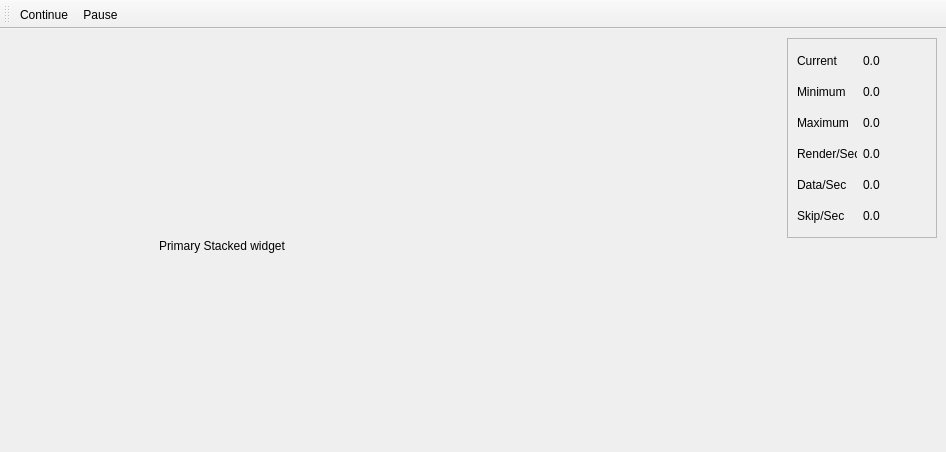
<?xml version="1.0" encoding="UTF-8"?>
<ui version="4.0">
 <class>MainWindow</class>
 <widget class="QMainWindow" name="MainWindow">
  <property name="geometry">
   <rect>
    <x>0</x>
    <y>0</y>
    <width>946</width>
    <height>452</height>
   </rect>
  </property>
  <property name="windowTitle">
   <string>MainWindow</string>
  </property>
  <widget class="QWidget" name="centralwidget">
   <layout class="QHBoxLayout" name="horizontalLayout_2">
    <item>
     <layout class="QHBoxLayout" name="horizontalLayout">
      <item>
       <widget class="QStackedWidget" name="stackedWidget">
        <widget class="QWidget" name="page">
         <widget class="QLabel" name="label">
          <property name="geometry">
           <rect>
            <x>150</x>
            <y>200</y>
            <width>341</width>
            <height>16</height>
           </rect>
          </property>
          <property name="text">
           <string>Primary Stacked widget</string>
          </property>
         </widget>
         <zorder>label</zorder>
         <zorder>frameRight</zorder>
         <zorder>frameRight</zorder>
         <zorder>verticalLayoutWidget</zorder>
        </widget>
        <widget class="QWidget" name="page_2"/>
       </widget>
      </item>
     </layout>
    </item>
    <item>
     <layout class="QVBoxLayout" name="verticalLayout_9">
      <item>
       <widget class="QFrame" name="frameRight">
        <property name="minimumSize">
         <size>
          <width>150</width>
          <height>200</height>
         </size>
        </property>
        <property name="maximumSize">
         <size>
          <width>150</width>
          <height>200</height>
         </size>
        </property>
        <property name="frameShape">
         <enum>QFrame::StyledPanel</enum>
        </property>
        <property name="frameShadow">
         <enum>QFrame::Raised</enum>
        </property>
        <layout class="QVBoxLayout" name="verticalLayout_5">
         <item>
          <layout class="QVBoxLayout" name="verticalLayout_3">
           <item>
            <layout class="QHBoxLayout" name="horizontalLayout_8">
             <item>
              <layout class="QVBoxLayout" name="verticalLayout_4">
               <item>
                <widget class="QLabel" name="label_8">
                 <property name="minimumSize">
                  <size>
                   <width>60</width>
                   <height>0</height>
                  </size>
                 </property>
                 <property name="text">
                  <string>Current</string>
                 </property>
                </widget>
               </item>
               <item>
                <widget class="QLabel" name="label_9">
                 <property name="text">
                  <string>Minimum</string>
                 </property>
                </widget>
               </item>
               <item>
                <widget class="QLabel" name="label_10">
                 <property name="text">
                  <string>Maximum</string>
                 </property>
                </widget>
               </item>
              </layout>
             </item>
             <item>
              <layout class="QVBoxLayout" name="verticalLayout_6">
               <item>
                <widget class="QLabel" name="labelCurrent">
                 <property name="minimumSize">
                  <size>
                   <width>70</width>
                   <height>0</height>
                  </size>
                 </property>
                 <property name="text">
                  <string>0.0</string>
                 </property>
                </widget>
               </item>
               <item>
                <widget class="QLabel" name="labelMinimum">
                 <property name="text">
                  <string>0.0</string>
                 </property>
                </widget>
               </item>
               <item>
                <widget class="QLabel" name="labelMaximum">
                 <property name="text">
                  <string>0.0</string>
                 </property>
                </widget>
               </item>
              </layout>
             </item>
            </layout>
           </item>
          </layout>
         </item>
         <item>
          <layout class="QHBoxLayout" name="horizontalLayout_7">
           <item>
            <layout class="QVBoxLayout" name="verticalLayout_2">
             <item>
              <widget class="QLabel" name="label_6">
               <property name="minimumSize">
                <size>
                 <width>60</width>
                 <height>0</height>
                </size>
               </property>
               <property name="text">
                <string>Render/Sec</string>
               </property>
              </widget>
             </item>
             <item>
              <widget class="QLabel" name="label_7">
               <property name="text">
                <string>Data/Sec</string>
               </property>
              </widget>
             </item>
             <item>
              <widget class="QLabel" name="label_3">
               <property name="text">
                <string>Skip/Sec</string>
               </property>
              </widget>
             </item>
            </layout>
           </item>
           <item>
            <layout class="QVBoxLayout" name="verticalLayout">
             <item>
              <widget class="QLabel" name="labelRenderFPS">
               <property name="minimumSize">
                <size>
                 <width>70</width>
                 <height>0</height>
                </size>
               </property>
               <property name="text">
                <string>0.0</string>
               </property>
              </widget>
             </item>
             <item>
              <widget class="QLabel" name="labelDataFPS">
               <property name="text">
                <string>0.0</string>
               </property>
              </widget>
             </item>
             <item>
              <widget class="QLabel" name="labelSkipFPS">
               <property name="text">
                <string>0.0</string>
               </property>
              </widget>
             </item>
            </layout>
           </item>
          </layout>
         </item>
        </layout>
       </widget>
      </item>
      <item>
       <spacer name="verticalSpacer">
        <property name="orientation">
         <enum>Qt::Vertical</enum>
        </property>
        <property name="sizeHint" stdset="0">
         <size>
          <width>20</width>
          <height>40</height>
         </size>
        </property>
       </spacer>
      </item>
     </layout>
    </item>
   </layout>
  </widget>
  <widget class="QToolBar" name="toolBar">
   <property name="windowTitle">
    <string>toolBar</string>
   </property>
   <attribute name="toolBarArea">
    <enum>TopToolBarArea</enum>
   </attribute>
   <attribute name="toolBarBreak">
    <bool>false</bool>
   </attribute>
   <addaction name="actionContinue"/>
   <addaction name="actionPause"/>
  </widget>
  <action name="actionPause">
   <property name="checkable">
    <bool>true</bool>
   </property>
   <property name="icon">
    <iconset resource="resources.qrc">
     <normaloff>:/ui/images/greys/pause.svg</normaloff>:/ui/images/greys/pause.svg</iconset>
   </property>
   <property name="text">
    <string>Pause</string>
   </property>
   <property name="toolTip">
    <string>Pause gray updates</string>
   </property>
  </action>
  <action name="actionContinue">
   <property name="checkable">
    <bool>true</bool>
   </property>
   <property name="icon">
    <iconset>
     <normalon>:/ui/images/greys/forward.svg</normalon>
    </iconset>
   </property>
   <property name="text">
    <string>Continue</string>
   </property>
   <property name="toolTip">
    <string>Continue live graph updates</string>
   </property>
  </action>
 </widget>
 <resources>
  <include location="resources.qrc"/>
 </resources>
 <connections/>
</ui>
